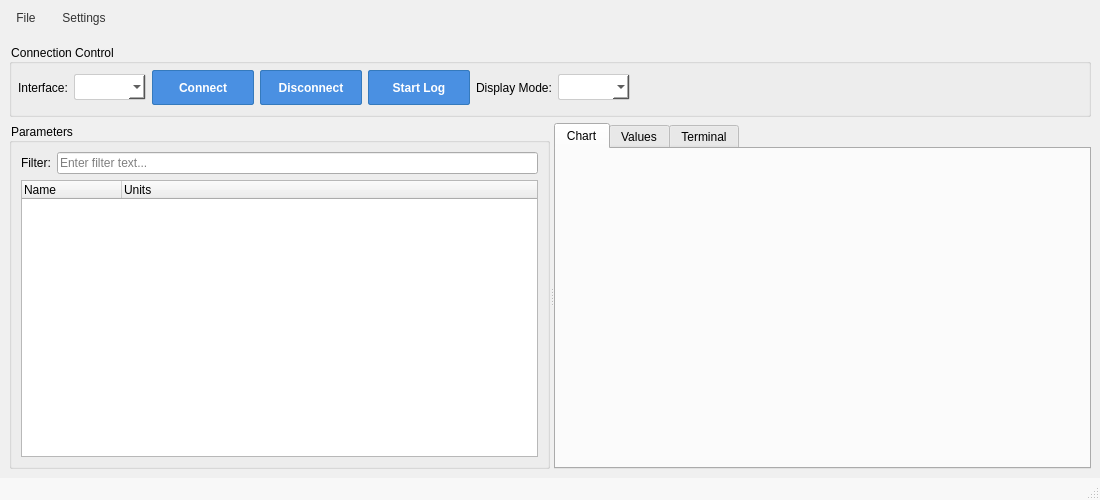
<?xml version="1.0" encoding="UTF-8"?>
<ui version="4.0">
 <class>LoggerWindow</class>
 <widget class="QMainWindow" name="LoggerWindow">
  <property name="geometry">
   <rect>
    <x>0</x>
    <y>0</y>
    <width>1100</width>
    <height>500</height>
   </rect>
  </property>
  <property name="minimumSize">
   <size>
    <width>1100</width>
    <height>400</height>
   </size>
  </property>
  <property name="windowTitle">
   <string>ECU Logger</string>
  </property>
  <property name="styleSheet">
   <string notr="true">
   QMainWindow {
    background-color: #f0f0f0;
  }
  QWidget {
    font-family: &quot;Segoe UI&quot;, sans-serif;
    font-size: 9pt;
  }
  QComboBox {
    border: 1px solid #cccccc;
    border-radius: 2px;
    padding: 2px 5px;
    background-color: white;
    min-height: 20px;
  }
  QComboBox:hover {
    border: 1px solid #999999;
  }
  QComboBox:disabled {
    background-color: #f0f0f0;
    color: #666666;
  }
  QPushButton {
    background-color: #4a90e2;
    color: white;
    border: 1px solid #357abd;
    padding: 4px 10px;
    border-radius: 2px;
    font-weight: bold;
    min-width: 80px;
    min-height: 25px;
  }
  QPushButton:hover {
    background-color: #357abd;
    border: 1px solid #2d6da3;
  }
  QPushButton:pressed {
    background-color: #2d6da3;
    padding-top: 5px;
    padding-bottom: 3px;
  }
  QPushButton:disabled {
    background-color: #cccccc;
    border: 1px solid #999999;
    color: #666666;
  }
  QTextEdit {
    background-color: #ffffff;
    border: 1px solid #cccccc;
    border-radius: 2px;
    padding: 5px;
    font-family: Consolas, Monaco, monospace;
    font-size: 9pt;
  }
  QStatusBar {
    background-color: #f8f8f8;
    color: #666666;
  }
  QMenuBar {
    background-color: #f0f0f0;
    min-height: 25px;
}

QMenuBar::item {
    padding: 5px 10px;
    background-color: transparent;
    color: #333333;
}

QMenuBar::item:selected,
QMenuBar::item:pressed {
    background-color: #e0e0e0;
    color: #000000;
}

QMenu {
    background-color: #ffffff;
    border: 1px solid #cccccc;
    padding: 2px;
}

QMenu::item {
    padding: 4px 20px 4px 20px;
    min-width: 120px;
}

QMenu::item:selected {
    background-color: #e0e0e0;
}

QMenu::separator {
    height: 1px;
    background-color: #cccccc;
    margin: 2px 0;
}
  </string>
  </property>
  <widget class="QWidget" name="centralwidget">
   <property name="sizePolicy">
    <sizepolicy hsizetype="Fixed" vsizetype="Fixed">
     <horstretch>0</horstretch>
     <verstretch>0</verstretch>
    </sizepolicy>
   </property>
   <layout class="QVBoxLayout" name="verticalLayout_2">
    <item>
     <widget class="QGroupBox" name="topPanel">
      <property name="enabled">
       <bool>true</bool>
      </property>
      <property name="sizePolicy">
       <sizepolicy hsizetype="Preferred" vsizetype="Fixed">
        <horstretch>0</horstretch>
        <verstretch>0</verstretch>
       </sizepolicy>
      </property>
      <property name="maximumSize">
       <size>
        <width>16777215</width>
        <height>16777215</height>
       </size>
      </property>
      <property name="title">
       <string>Connection Control</string>
      </property>
      <layout class="QHBoxLayout" name="horizontalLayout" stretch="0,0,0,0,0,0,0,0">
       <property name="leftMargin">
        <number>6</number>
       </property>
       <property name="topMargin">
        <number>6</number>
       </property>
       <item>
        <widget class="QLabel" name="interfaceLabel">
         <property name="text">
          <string>Interface:</string>
         </property>
        </widget>
       </item>
       <item>
        <widget class="QComboBox" name="adapterComboBox"/>
       </item>
       <item>
        <widget class="QPushButton" name="startButton">
         <property name="text">
          <string>Connect</string>
         </property>
        </widget>
       </item>
       <item>
        <widget class="QPushButton" name="stopButton">
         <property name="sizePolicy">
          <sizepolicy hsizetype="Minimum" vsizetype="Fixed">
           <horstretch>0</horstretch>
           <verstretch>0</verstretch>
          </sizepolicy>
         </property>
         <property name="minimumSize">
          <size>
           <width>102</width>
           <height>35</height>
          </size>
         </property>
         <property name="maximumSize">
          <size>
           <width>16777215</width>
           <height>16777215</height>
          </size>
         </property>
         <property name="text">
          <string>Disconnect</string>
         </property>
        </widget>
       </item>
       <item>
        <widget class="QPushButton" name="fileLogButton">
         <property name="text">
          <string>Start Log</string>
         </property>
        </widget>
       </item>
       <item>
        <widget class="QLabel" name="displayModeLabel">
         <property name="text">
          <string>Display Mode:</string>
         </property>
        </widget>
       </item>
       <item>
        <widget class="QComboBox" name="displayModeComboBox"/>
       </item>
       <item>
        <spacer name="horizontalSpacer">
         <property name="orientation">
          <enum>Qt::Horizontal</enum>
         </property>
         <property name="sizeHint" stdset="0">
          <size>
           <width>0</width>
           <height>0</height>
          </size>
         </property>
        </spacer>
       </item>
      </layout>
     </widget>
    </item>
    <item>
     <widget class="QSplitter" name="mainSplitter">
      <property name="sizePolicy">
       <sizepolicy hsizetype="Preferred" vsizetype="Preferred">
        <horstretch>0</horstretch>
        <verstretch>0</verstretch>
       </sizepolicy>
      </property>
      <property name="orientation">
       <enum>Qt::Horizontal</enum>
      </property>
      <widget class="QWidget" name="leftPanelContainer">
       <layout class="QVBoxLayout" name="verticalLayout_left">
        <item>
         <widget class="QGroupBox" name="parametersGroup">
          <property name="title">
           <string>Parameters</string>
          </property>
          <layout class="QVBoxLayout" name="verticalLayout_parameters">
           <item>
            <layout class="QHBoxLayout" name="horizontalLayout_filter">
             <item>
              <widget class="QLabel" name="filterLabel">
               <property name="text">
                <string>Filter:</string>
               </property>
              </widget>
             </item>
             <item>
              <widget class="QLineEdit" name="filterEdit">
               <property name="placeholderText">
                <string>Enter filter text...</string>
               </property>
              </widget>
             </item>
            </layout>
           </item>
           <item>
            <widget class="QTreeWidget" name="parametersTree">
             <column>
              <property name="text">
               <string>Name</string>
              </property>
             </column>
             <column>
              <property name="text">
               <string>Units</string>
              </property>
             </column>
            </widget>
           </item>
          </layout>
         </widget>
        </item>
       </layout>
      </widget>
      <widget class="QWidget" name="rightPanelContainer">
       <layout class="QVBoxLayout" name="verticalLayout_right">
        <item>
         <widget class="QTabWidget" name="tabWidget">
          <property name="currentIndex">
           <number>0</number>
          </property>
          <widget class="QWidget" name="dashboardTab">
           <attribute name="title">
            <string>Chart</string>
           </attribute>
           <layout class="QVBoxLayout" name="verticalLayout_chart">
            <item>
             <widget class="QCustomPlot" name="plotWidget" native="true"/>
            </item>
           </layout>
          </widget>
          <widget class="QWidget" name="valuesTab">
           <attribute name="title">
            <string>Values</string>
           </attribute>
           <layout class="QVBoxLayout" name="verticalLayout_values">
            <item>
             <widget class="QTableWidget" name="valuesTable">
              <column>
               <property name="text">
                <string>Parameter</string>
               </property>
              </column>
              <column>
               <property name="text">
                <string>Units</string>
               </property>
              </column>
             </widget>
            </item>
           </layout>
          </widget>
          <widget class="QWidget" name="terminalTab">
           <attribute name="title">
            <string>Terminal</string>
           </attribute>
           <layout class="QVBoxLayout" name="verticalLayout_terminal">
            <item>
             <widget class="QTextEdit" name="logTextEdit">
              <property name="readOnly">
               <bool>true</bool>
              </property>
             </widget>
            </item>
           </layout>
          </widget>
         </widget>
        </item>
       </layout>
      </widget>
     </widget>
    </item>
   </layout>
  </widget>
 <widget class="QMenuBar" name="menuBar">
  <property name="geometry">
    <rect>
      <x>0</x>
      <y>0</y>
      <width>1100</width>
      <height>30</height>
    </rect>
  </property>
  <property name="visible">
   <bool>true</bool>
  </property>
  <property name="minimumSize">
    <size>
      <width>0</width>
      <height>30</height>
    </size>
  </property>

   <widget class="QMenu" name="menuFile">
  <property name="geometry">
    <rect>
      <x>0</x>
      <y>0</y>
      <width>200</width>
      <height>150</height>
    </rect>
  </property>
  <property name="minimumWidth">
    <number>200</number>
  </property>
  <property name="title">
    <string>File</string>
  </property>
</widget>

<widget class="QMenu" name="menuSettings">
  <property name="geometry">
    <rect>
      <x>0</x>
      <y>0</y>
      <width>200</width>
      <height>150</height>
    </rect>
  </property>
  <property name="minimumWidth">
    <number>200</number>
  </property>
  <property name="title">
    <string>Settings</string>
  </property>
</widget>
   <addaction name="menuFile"/>
   <addaction name="menuSettings"/>
  </widget>
  <widget class="QStatusBar" name="statusBar"/>
  <action name="actionSaveLog">
   <property name="text">
    <string>Save Log...</string>
   </property>
  </action>
  <action name="actionExit">
   <property name="text">
    <string>Exit</string>
   </property>
  </action>
  <action name="actionPreferences">
   <property name="text">
    <string>Preferences...</string>
   </property>
  </action>
  <action name="actionLoadXml">
   <property name="text">
    <string>Load XML Definition...</string>
   </property>
  </action>
  <action name="actionSelectLogDir">
   <property name="text">
    <string>Set Log Dir...</string>
   </property>
  </action>
 </widget>
 <customwidgets>
  <customwidget>
   <class>QCustomPlot</class>
   <extends>QWidget</extends>
   <header location="global">qcustomplot.h</header>
   <container>1</container>
  </customwidget>
 </customwidgets>
 <resources/>
 <connections/>
</ui>
